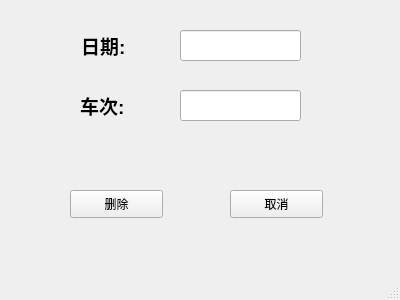
<?xml version="1.0" encoding="UTF-8"?>
<ui version="4.0">
 <class>QtCancelPlan</class>
 <widget class="QMainWindow" name="QtCancelPlan">
  <property name="geometry">
   <rect>
    <x>0</x>
    <y>0</y>
    <width>400</width>
    <height>300</height>
   </rect>
  </property>
  <property name="windowTitle">
   <string>MainWindow</string>
  </property>
  <widget class="QWidget" name="centralwidget">
   <widget class="QLineEdit" name="lineEdit_4">
    <property name="geometry">
     <rect>
      <x>180</x>
      <y>90</y>
      <width>121</width>
      <height>31</height>
     </rect>
    </property>
   </widget>
   <widget class="QLabel" name="label">
    <property name="geometry">
     <rect>
      <x>81</x>
      <y>30</y>
      <width>81</width>
      <height>31</height>
     </rect>
    </property>
    <property name="text">
     <string>&lt;html&gt;&lt;head/&gt;&lt;body&gt;&lt;p&gt;&lt;span style=&quot; font-size:14pt; font-weight:600;&quot;&gt;日期:&lt;/span&gt;&lt;/p&gt;&lt;/body&gt;&lt;/html&gt;</string>
    </property>
   </widget>
   <widget class="QLabel" name="label_4">
    <property name="geometry">
     <rect>
      <x>80</x>
      <y>90</y>
      <width>81</width>
      <height>31</height>
     </rect>
    </property>
    <property name="text">
     <string>&lt;html&gt;&lt;head/&gt;&lt;body&gt;&lt;p&gt;&lt;span style=&quot; font-size:14pt; font-weight:600;&quot;&gt;车次:&lt;/span&gt;&lt;/p&gt;&lt;/body&gt;&lt;/html&gt;</string>
    </property>
   </widget>
   <widget class="QLineEdit" name="lineEdit">
    <property name="geometry">
     <rect>
      <x>180</x>
      <y>30</y>
      <width>121</width>
      <height>31</height>
     </rect>
    </property>
   </widget>
   <widget class="QPushButton" name="pushButton_2">
    <property name="geometry">
     <rect>
      <x>230</x>
      <y>190</y>
      <width>93</width>
      <height>28</height>
     </rect>
    </property>
    <property name="text">
     <string>取消</string>
    </property>
   </widget>
   <widget class="QPushButton" name="pushButton">
    <property name="geometry">
     <rect>
      <x>70</x>
      <y>190</y>
      <width>93</width>
      <height>28</height>
     </rect>
    </property>
    <property name="text">
     <string>删除</string>
    </property>
   </widget>
  </widget>
  <widget class="QStatusBar" name="statusbar"/>
 </widget>
 <resources/>
 <connections/>
</ui>
